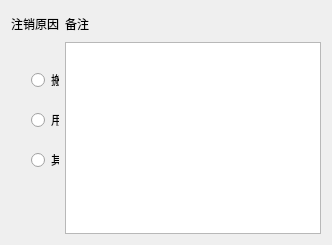
                <widget class="QWidget" name="page_admindel">
                 <layout class="QHBoxLayout" name="horizontalLayout_20">
                  <item>
                   <layout class="QVBoxLayout" name="verticalLayout_9">
                    <item>
                     <widget class="QLabel" name="label_5">
                      <property name="minimumSize">
                       <size>
                        <width>0</width>
                        <height>25</height>
                       </size>
                      </property>
                      <property name="text">
                       <string>注销原因</string>
                      </property>
                     </widget>
                    </item>
                    <item>
                     <widget class="QWidget" name="widget_4" native="true">
                      <property name="sizePolicy">
                       <sizepolicy hsizetype="Expanding" vsizetype="Expanding">
                        <horstretch>0</horstretch>
                        <verstretch>0</verstretch>
                       </sizepolicy>
                      </property>
                      <widget class="QRadioButton" name="radioButton_4">
                       <property name="geometry">
                        <rect>
                         <x>20</x>
                         <y>30</y>
                         <width>89</width>
                         <height>16</height>
                        </rect>
                       </property>
                       <property name="text">
                        <string>搬家</string>
                       </property>
                      </widget>
                      <widget class="QRadioButton" name="radioButton_5">
                       <property name="geometry">
                        <rect>
                         <x>20</x>
                         <y>110</y>
                         <width>89</width>
                         <height>16</height>
                        </rect>
                       </property>
                       <property name="text">
                        <string>其它</string>
                       </property>
                      </widget>
                      <widget class="QRadioButton" name="radioButton_6">
                       <property name="geometry">
                        <rect>
                         <x>20</x>
                         <y>70</y>
                         <width>89</width>
                         <height>16</height>
                        </rect>
                       </property>
                       <property name="text">
                        <string>用户数据错误</string>
                       </property>
                      </widget>
                     </widget>
                    </item>
                   </layout>
                  </item>
                  <item>
                   <layout class="QVBoxLayout" name="verticalLayout_11">
                    <item>
                     <widget class="QLabel" name="label_6">
                      <property name="minimumSize">
                       <size>
                        <width>0</width>
                        <height>25</height>
                       </size>
                      </property>
                      <property name="text">
                       <string>备注</string>
                      </property>
                     </widget>
                    </item>
                    <item>
                     <widget class="QTextEdit" name="textEdit_2"/>
                    </item>
                   </layout>
                  </item>
                 </layout>
                </widget>
